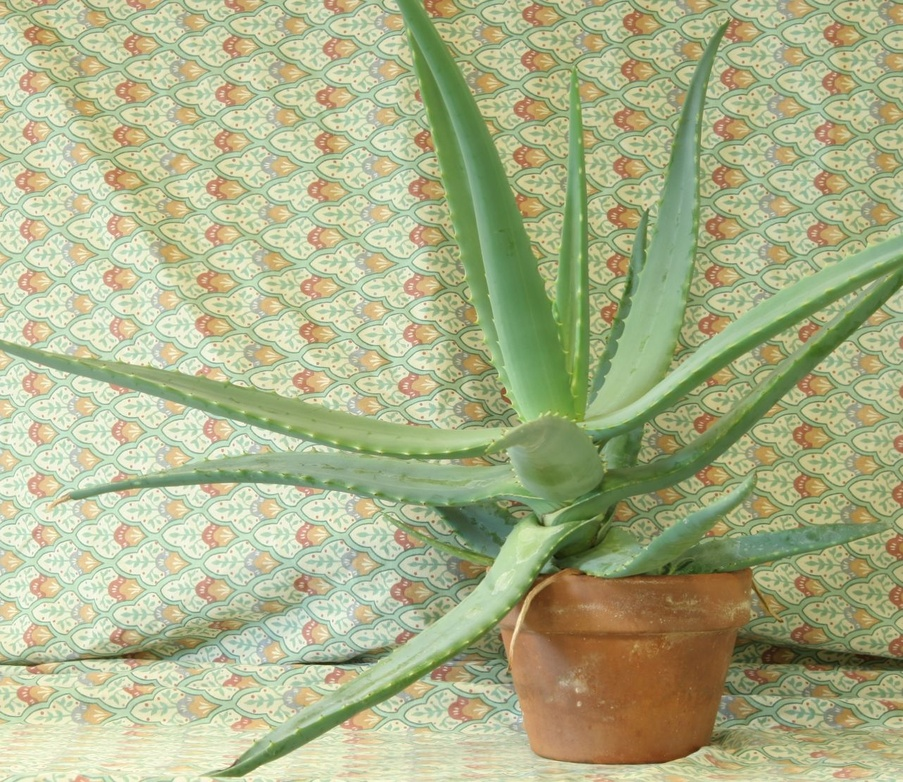
#> input picture Lab7/aloeL.jpg, 903 x 782 px, shrunk from 1282 x 1110 before the run
$ python depth_map.py
#> lines starting #> are read from the running program, lines starting #| are printed output that depends on the picture
import numpy as np
import cv2 as cv
from matplotlib import pyplot as plt

imgL = cv.imread('aloeL.jpg', cv.IMREAD_GRAYSCALE)
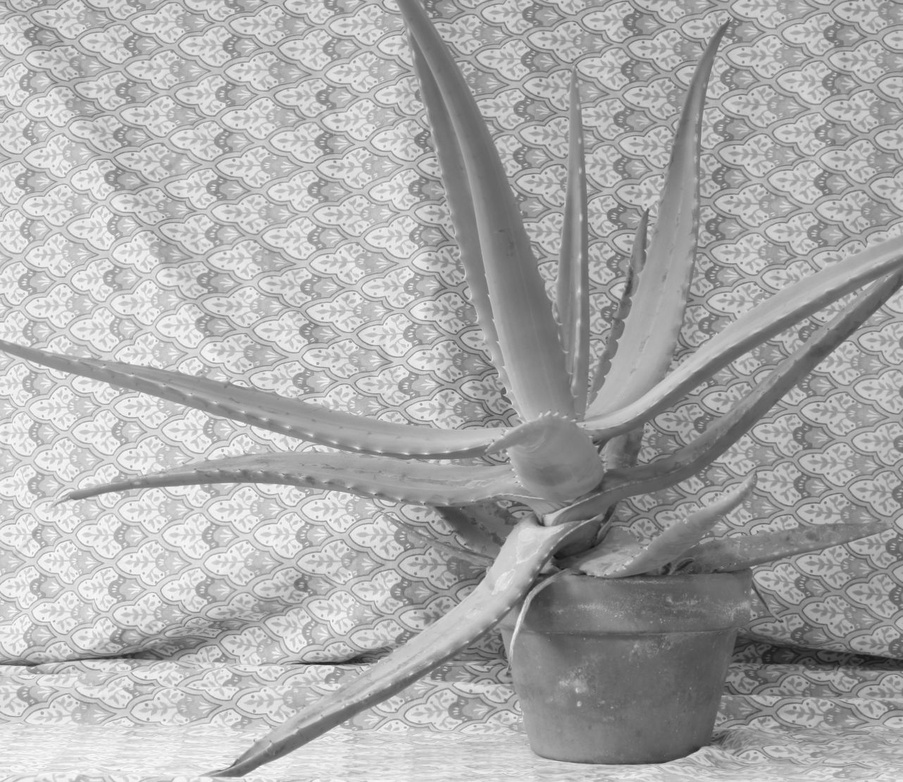
#> imgL: shape (782, 903); min 18, max 255, mean 170.8
imgR = cv.imread('aloeR.jpg', cv.IMREAD_GRAYSCALE)
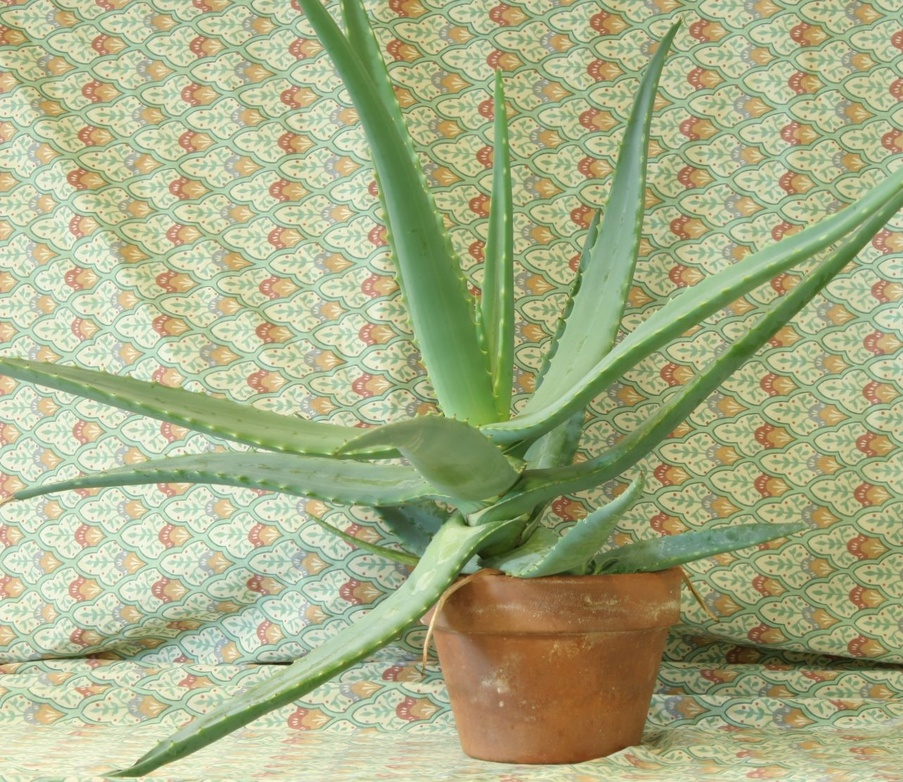
#> input picture Lab7/aloeR.jpg, 903 x 782 px, shrunk from 1282 x 1110 before the run
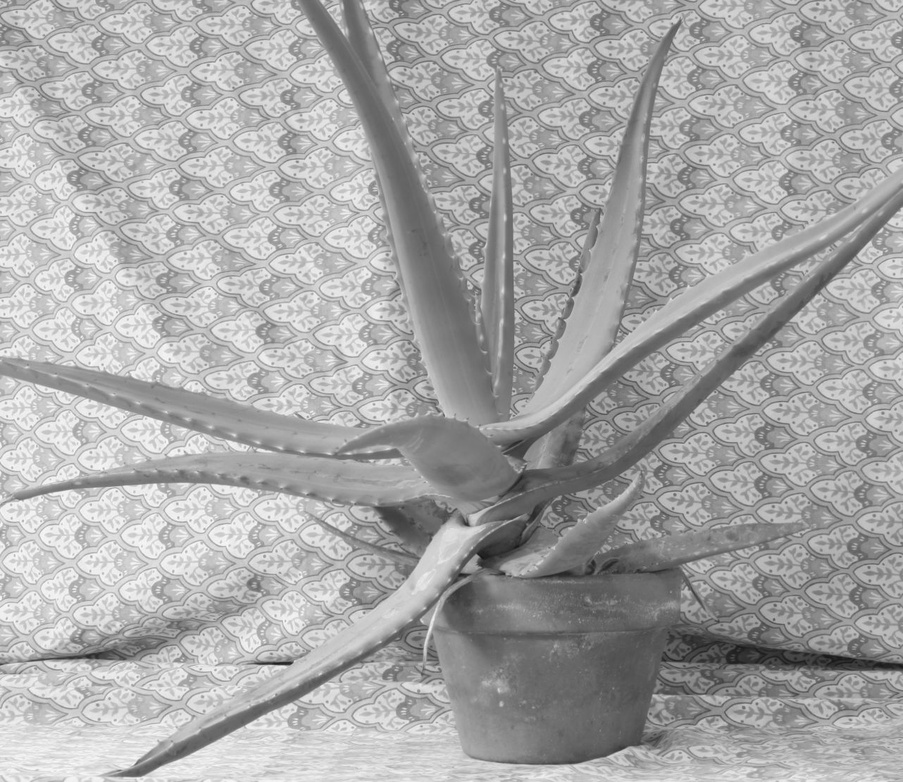
#> imgR: shape (782, 903); min 20, max 253, mean 167.8

stereo = cv.StereoBM.create(numDisparities=128, blockSize=15)
disparity = stereo.compute(imgL,imgR)
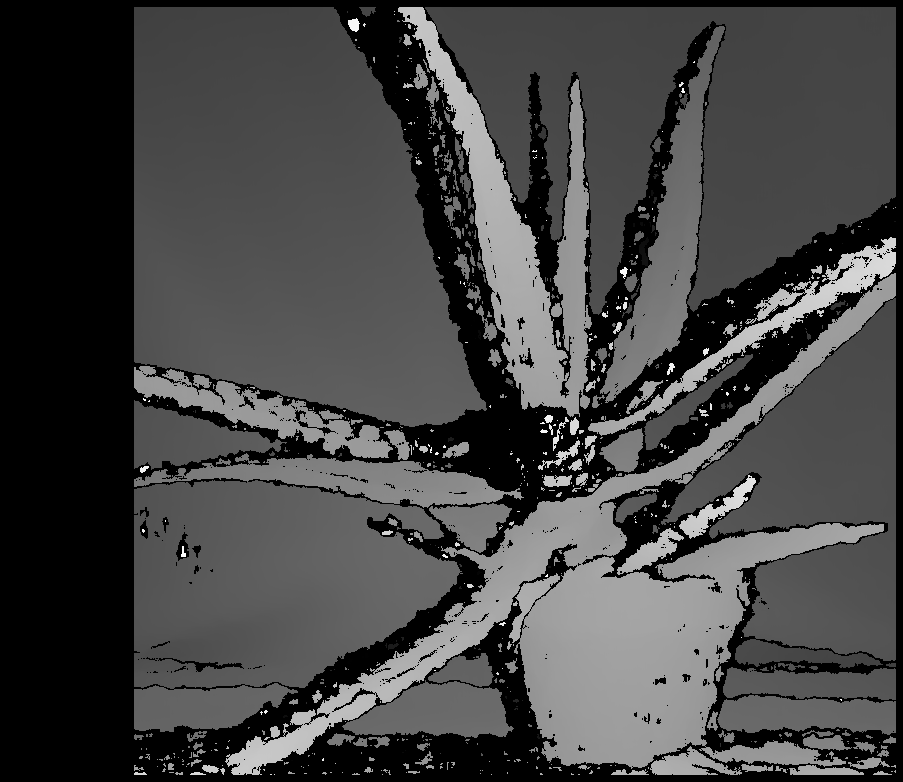
#> disparity: shape (782, 903) int16; min -16, max 2032, mean 542.3; drawn with min black and max white

plt.imshow(disparity,'gray')
plt.show()
